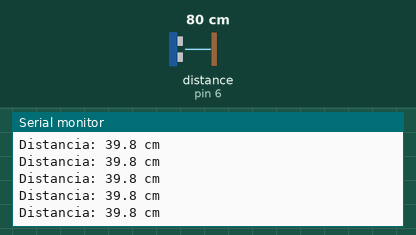
Simulated run of this sketch. Board: Arduino Uno, built with avr-gcc and run on an emulated ATmega328P. On the bench: the last lines printed to the serial monitor. Wiring (inferred from the names in the program): ultrasonic range finder: trigger pin 7; echo pin 6. Inputs (shaded band) come from the test bench; at power-on: distance to the obstacle (sensor on pin 6) 80 cm. The echo pulse lasts 58.3 µs per cm.

Above: at 1.2 s.
1.3 s: distance to the obstacle (sensor on pin 6) set to 2 cm
At 1.38 s:
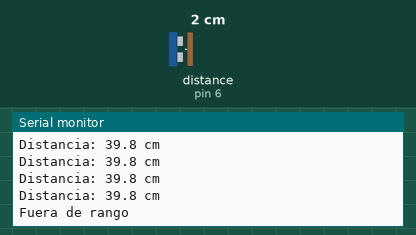
3.2 s: distance to the obstacle (sensor on pin 6) set to 250 cm
At 3.3 s:
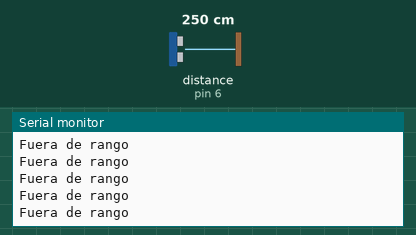
12.2 s: distance to the obstacle (sensor on pin 6) set to 35 cm
At 12.2 s:
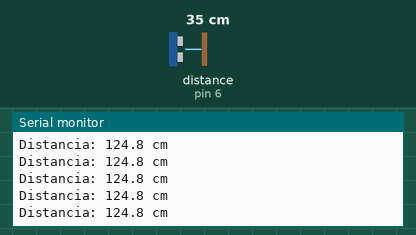
Timing chart, 0 to 15.2 s (numbered marks = the images above; inputs shaded):
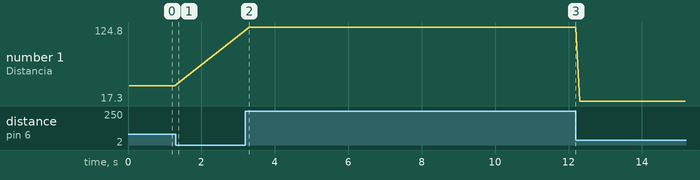

Measured:
- after the input at 1.3 s, the serial monitor: prints a new line after 0.07 s (image 1)
- plotted number 1: 39.8 → 124.8 after the input at 3.2 s, 124.8 → 17.3 after the input at 12.2 s

The sketch:

sketch.ino
```cpp
/*
 * PRUEBA 03: Sensor Ultrasónico HC-SR04
 * Objetivo: Medir distancia a objetos usando sensor de tiempo de vuelo
 *
 * Conexión:
 *  - HC-SR04 VCC → Arduino 5V
 *  - HC-SR04 GND → Arduino GND
 *  - HC-SR04 TRIG → Pin 7 (Arduino)
 *  - HC-SR04 ECHO → Pin 6 (Arduino)
 */

const int TRIG_PIN = 7;   // Trigger pin
const int ECHO_PIN = 6;   // Echo pin
const float SOUND_SPEED = 343.0; // m/s a 20°C
const float CM_PER_US = SOUND_SPEED / 20000.0; // Conversión a cm

void setup() {
  pinMode(TRIG_PIN, OUTPUT);
  pinMode(ECHO_PIN, INPUT);
  Serial.begin(9600);
  Serial.println("PRUEBA 03: Sensor HC-SR04 iniciado");
}

void loop() {
  // Enviar pulso trigger
  digitalWrite(TRIG_PIN, LOW);
  delayMicroseconds(2);
  digitalWrite(TRIG_PIN, HIGH);
  delayMicroseconds(10);
  digitalWrite(TRIG_PIN, LOW);

  // Medir tiempo de echo
  long duration = pulseIn(ECHO_PIN, HIGH, 30000);

  // Calcular distancia
  // Distancia = (Tiempo / 2) × Velocidad del sonido
  // Factor: tiempo en microsegundos → distancia en cm = tiempo × 0.01715
  float distance_cm = duration * CM_PER_US / 2.0;

  // Rango válido HC-SR04: 2cm a 400cm
  if (distance_cm < 2 || distance_cm > 400) {
    Serial.println("Fuera de rango");
  } else {
    Serial.print("Distancia: ");
    Serial.print(distance_cm, 1); // 1 decimal
    Serial.println(" cm");
  }

  delay(100); // Medir cada 100ms
}

/*
 * Versión con promedio (más estable):
 */
float getAverageDistance(int samples = 5) {
  float sum = 0;
  for (int i = 0; i < samples; i++) {
    digitalWrite(TRIG_PIN, LOW);
    delayMicroseconds(2);
    digitalWrite(TRIG_PIN, HIGH);
    delayMicroseconds(10);
    digitalWrite(TRIG_PIN, LOW);

    long duration = pulseIn(ECHO_PIN, HIGH, 30000);
    float distance = duration * CM_PER_US / 2.0;

    if (distance >= 2 && distance <= 400) {
      sum += distance;
    }
    delay(10);
  }
  return sum / samples;
}
```
